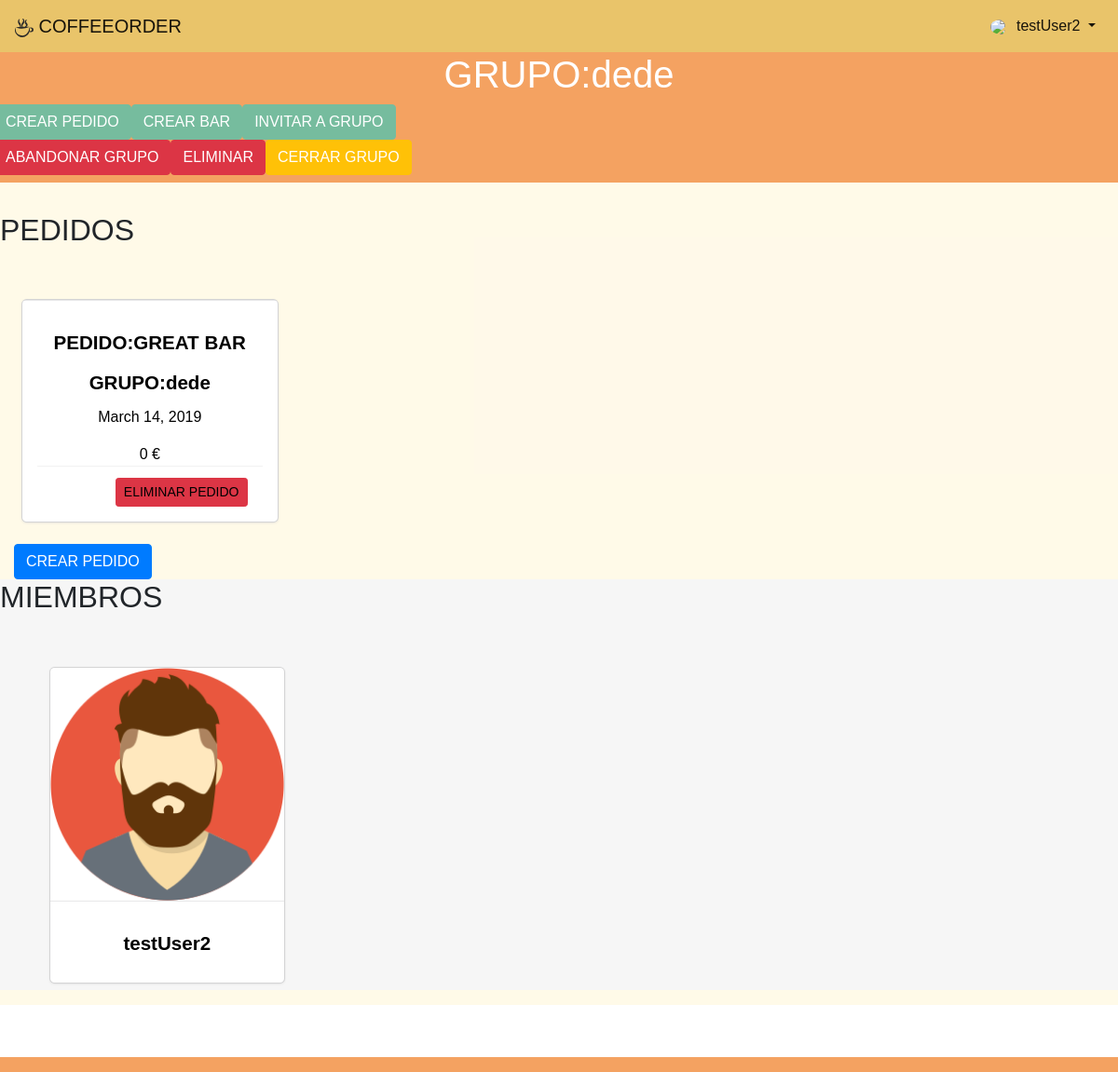
The page /account_app/group/2 (signed in) on the database its author committed.
### account_app/models.py (models this page shows, shortened)
class UserGroup(models.Model):
    group_name = models.CharField(max_length=100, unique=True)
    group_description = models.TextField(max_length=220, blank=True)
    max_members = models.IntegerField(default=15)
    group_color = models.CharField(max_length=100, default="white")
    group_code = models.CharField(max_length=100)
    closed = models.BooleanField(default=False)
    group_admin = models.ManyToManyField(User, related_name='groupAdmin')
    group_members = models.ManyToManyField(User, related_name='groupMembers')
    group_bar = models.ManyToManyField(Bar, related_name='group_bar')

class UserProfileInfo(models.Model):
    user = models.OneToOneField(User, on_delete=models.CASCADE, related_name="userInfo")
    profile_pic = models.CharField(choices=PROFILE_PIC_CHOICES, default='256_0.png', max_length=100)
    language = models.CharField(max_length=10,
                                choices=settings.LANGUAGES,
                                default=settings.LANGUAGE_CODE)

### coffeeorder_app/model/orderlist.py (models this page shows)
class OrderList(models.Model):
    class Meta:
        pass
    created = models.DateField(blank=True)
    expiration = models.DateField(blank=True)
    total_prize = models.IntegerField(default=0)
    order_bar = models.ForeignKey(Bar, related_name='Bar', on_delete=models.PROTECT)
    order_group = models.ForeignKey(UserGroup, related_name='UserGroup', on_delete=models.PROTECT)

### coffeeorder_app/model/bar.py (models this page shows, shortened)
class Bar(models.Model):
    class Meta:
        pass
    bar_name = models.CharField(max_length=100)
    bar_description = models.TextField(max_length=500, null=True, blank=True)
    bar_color = models.CharField(max_length=100, default="yellow")
    bar_official = models.BooleanField(default=False)

### account_app/views.py (the view)
# urls.py: path('group/<int:group_id>', views.get_group_page, name='get_group_page'),
@login_required
def get_group_page(request, group_id):
    group = UserGroup.objects.get(id=group_id)
    members = {}
    for g in group.group_members.all():
        user = User.objects.get(id=g.id)
        pic = UserProfileInfo.objects.get(user=user)
        members[g.id]= {
            'username' : g.username,
            'name' : g.first_name,
            'profile_pic': pic.profile_pic,
        }
        order_list = OrderList.objects.filter(order_group=group)
    if group.group_members.filter(pk=request.user.pk).exists():
        if is_admin(group_id, request.user.id):
            admin = True
        else:
            print('NO ES ADMIN...')
            admin = False
        return render(request, '{}/groupView.html'.format(app_name),{
            'group': group,
            'members': members,
            'admin': admin,
            'order_list':order_list,
        })
    else:
        return render(request, '{}/groupView.html'.format(app_name), )

### account_app/views.py (called while the page is built)
def is_admin(group_id,user_id):
    group = UserGroup.objects.get(id=group_id)
    if group.group_admin.filter(pk=user_id).exists():
        return True
    else:
        return False

### account_app/templates/account_app/groupView.html (shortened to what this page needs)
{% extends "base.html" %}
{% load staticfiles %}
{% block head_css_page %}
    <link href="{% static 'css/login.css' %}" rel="stylesheet" media="screen">
{% endblock head_css_page %}
{% block content %}
    <div class="jumbotron text-center">
        {% if user.is_authenticated and group %}
            <div class="row">
                <h1 class="mx-auto">GRUPO:{{ group.group_name|default:' ' }}</h1>
            </div>
            <div class="row">
                <a role="button" class="btn btn-primary"
                   href="{% url 'coffeeorder_app:menu_order_list' group.id %}"> CREAR PEDIDO</a>
                <a role="button" class="btn btn-primary" href="{% url 'coffeeorder_app:add_bar' group.id %}"> CREAR BAR</a>
                <a role="button" class="btn btn-primary" id="inviteToGroup" onclick="show_code()"> INVITAR A GRUPO</a>
            </div>
            <div class="row group-options">
                <a role="button" class="btn btn-danger" href="{% url 'account_app:abandon_group' group.id %}">ABANDONAR
                    GRUPO</a>
                {% if admin %}
                    <a role="button" class="btn btn-danger"
                       href="{% url 'account_app:delete_group' group.id %}">ELIMINAR</a>
                    <a role="button" id="close_button" class="btn btn-warning" onclick="close_group_button()">
                        {% if group.closed %}ABRIR{% else %}CERRAR{% endif %} GRUPO</a>
                {% endif %}
            </div>
        {% else %}
            <p> Este grupo no existe o no eres miembro de él.</p>
        {% endif %}
    </div>
    <div class="container-fluid">
        <div class="row">
            <h2>PEDIDOS</h2>
            <div class="card-container col-12">
                <div class="row">
                    {% for order in order_list.all %}
                        <div class="col-12 col-md-6  col-lg-3 mt-4">
                            <a href="#">
                                <div class="card">
                                    <div class="card-block" style="background-color:{{ bar.bar_color }};">
                                        <h4 class="card-title mt-3">
                                            PEDIDO:{{ order.order_bar.bar_name| default:"" }}</h4>
                                        <h2 class="card-title mt-3">GRUPO:{{ order.order_group.group_name }}</h2>
                                        <p class="card-text">{{ order.created }}</p>
                                        <p class="card-text">{{ order.total_prize }} €</p>
                                        <div class="card-footer">
                                            {% if admin %}
                                                <a class="btn  float-right btn-sm btn-danger"
                                                   href="{% url 'coffeeorder_app:delete_order_list' group.id order.id %}">ELIMINAR PEDIDO</a>
                                            {% else %}
                                                <img class="card-logo" src="/static/images/svgs/1coffee.svg">
                                            {% endif %}
                                        </div>
                                    </div>
                                 </div>
                            </a>
                        </div>
                    {% endfor %}
                </div>
            </div>
            <div class="col-12">
                <a role="button" class="btn btn-primary"
                   href="{% url 'coffeeorder_app:menu_order_list' group.id %}"> CREAR PEDIDO</a>
            </div>
        </div>
    </div>
    <div class="container-fluid bg-grey">
        {% if user.is_authenticated and group %}
            <div class="row"><h2>MIEMBROS</h2></div>
            <div class="row card-container">
                {% for key,member in members.items %}
                    <div class="col-6 col-md-4 col-lg-3 mt-4">
                        <div class="card">
                            <img class="card-img-top"
                                 src="{% static 'images/profile_pics/' %}{{ member.profile_pic }}">
                            <div class="card-block">
                                <h4 class="card-title mt-3">{{ member.username }}</h4>
                            </div>
                        </div>
                    </div>
                {% endfor %}
            </div>
        {% else %}
            <a type="button" class="btn btn-lg btn-default" href="#"><span
                    class="glyphicon glyphicon-plus-sign"></span> Crear grupo</a>
        {% endif %}
    </div>
    </div>
{% endblock %}

### templates/base.html (shortened to what this page needs)
<!DOCTYPE html>
{% load staticfiles %}
<html>
<head>
    {% block head_css %}
        {% block head_css_site %}
            <link href="{% static 'css/bootstrap.min.css' %}" rel="stylesheet" media="screen">
            <link href="{% static 'css/basic.css' %}" rel="stylesheet" media="screen">
            <link href="{% static 'css/coffee-icon.css' %}" rel="stylesheet" media="screen">
            <link href="{% static 'css/coffee.css' %}" rel="stylesheet" media="screen">
        {% endblock head_css_site %}
        {% block head_css_page %}{% endblock head_css_page %}
    {% endblock head_css %}
</head>
<body>
<header>
    {% if user.is_authenticated %}
        <nav class="navbar navbar-expand-lg navbar-light ">
        <a class="navbar-brand" href="{% url 'index' %}">
            <div class="figure col-12">
                <img class="brand-logo" src="{% static 'images/svgs/1coffee.svg' %}"/>
                <span>COFFEEORDER</span>
            </div>
        </a>
        <div class="collapse navbar-collapse" id="navbarText">
            <ul class="navbar-nav ml-auto">
                <li class="nav-item dropdown">
                    <a class="nav-link dropdown-toggle  active" data-toggle="dropdown" href="#" role="button"
                       aria-haspopup="true" aria-expanded="false">
                        {% if request.session.profile_pic %}
                            <img class="avatar-img-nav"
                                 src="{% static 'images/profile_pics/' %}{{ request.session.profile_pic }}">
                        {% else %}
                            <img class="avatar-img-nav" src="{% static 'images/profile_pics/avatar0.png' %}">
                        {% endif %}
                        {{ request.user.username }}
                        </a>
                </li>
            </ul>
        </div>
    {% endif %}
    </nav>
</header>
<div class="content-container">
    {% block content %}
    {% endblock content %}
{% if user.is_authenticated %}
    <footer class="footer navbar">
    </footer>
{% endif %}
</body>
</html>

### static/css/basic.css (style rules this page uses)
:root { --japanese-indigo: #264653; --jungle-green: #2A9D8F; --hansa-yellow: #E9C46A; --sandy-brown: #F4A261; --sandy-brown-light: #f9ac6e; --light-red-orchre: #E76F51; --main-txt-color: blue; --main-padding: 15px; }
html, body { font-family: Verdana, Geneva, sans-serif; height: 100%; position: relative; }
footer { margin-top:3.5em; width: 100%; height: auto; background-color: var(--sandy-brown); border-radius: 0 !important; }
.brand-logo { width: 1em; }
.content-container { min-height: 90vh; overflow: hidden; display: block; position: relative; background-color: #ffc8241a; }
.jumbotron { background-color: var(--sandy-brown); color: #ffffff; padding: 0 0.5em 0.5em 0.5em; border-radius: 0; }
.bg-grey { background-color: #f6f6f6; }
.jumbotron .btn-primary { background: #76bc9e; border-color: #76bc9e }
.avatar-img-nav { width: 2em; border-radius: 50% }
.avatar-img-nav, .glyphicon-user { padding-right: 0.5em; }
nav { background-color: var( --hansa-yellow); }

### coffeeorder_app/static/css/coffee.css (style rules this page uses)
.card { min-height:12em; min-width:12em; font-size: 1em; overflow: hidden; padding: 0; border: none; border-radius: .28571429rem; box-shadow: 0 1px 3px 0 #d4d4d5, 0 0 0 1px #d4d4d5; }
.card-img-top { display: block; width: 100%; height: auto; }
.card-block { font-size: 1em; position: relative; margin: 0; padding: 1em; text-align:center; border: none; border-top: 1px solid rgba(34, 36, 38, .1); box-shadow: none; }
.card-footer { font-size: 1em; text-align: center; top: 0; left: 0; max-width: 100%; padding: .75em 1em; color: rgba(0, 0, 0, .4); border-top: 1px solid rgba(0, 0, 0, .05) !important; background: #fff; }
.card-title { font-size: 1.28571429em; font-weight: 700; line-height: 1.2857em; }
.card-container { margin:1em; padding:0.5em; color:black; }
.card-container a { color:black; text-decoration: none!important; }

### rows shown on the page
UserGroup: group_name "dede"
OrderList: order_bar.bar_name "GREAT BAR", order_group.group_name "dede", created "March 14, 2019", total_prize "0"
UserProfileInfo: profile_pic (picture)

### other values the page prints
{{ request.user.username }} "testUser2"
{{ member.username }} "testUser2"
